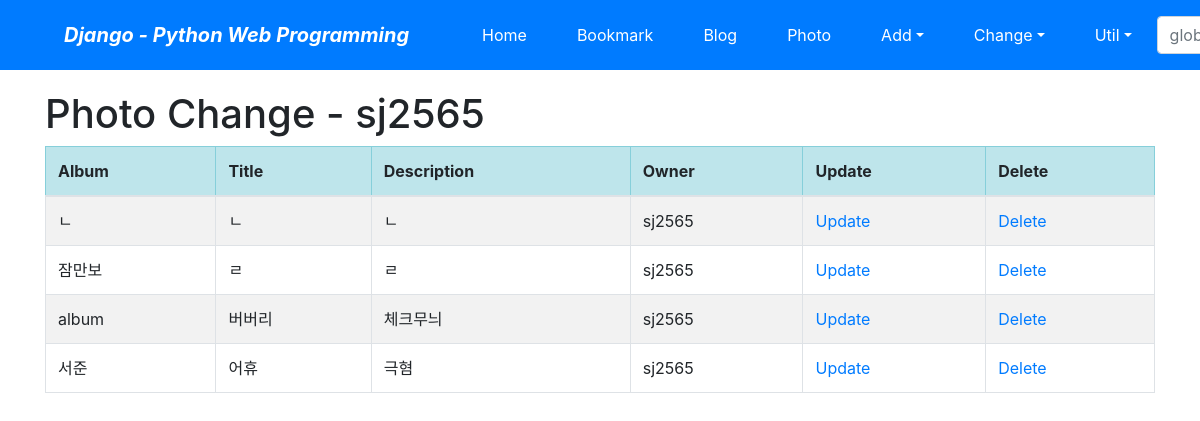
/photo/photo/change/ (signed in), run on the app's committed database.
### photo/models.py (models this page shows, shortened)
class Photo(models.Model):
    album = models.ForeignKey(Album, on_delete=models.CASCADE)
    title = models.CharField('TITLE', max_length=50)
    description = models.TextField('Photo Description', blank=True)
    image = ThumbnailImageField('IMAGE', upload_to='photo/%Y/%m')   # 사용자 정의 커스텀 필드
    upload_dt = models.DateTimeField('UPLOAD DATE', auto_now_add=True)
    owner = models.ForeignKey('auth.User', on_delete=models.CASCADE, verbose_name='OWNER', blank=True, null=True)
    class Meta:
        ordering = ('title', )

class Album(models.Model):
    name = models.CharField('NAME', max_length=30)
    description = models.CharField('One Line Description', max_length=100, blank=True)
    owner = models.ForeignKey('auth.User', on_delete=models.CASCADE, verbose_name='OWNER', blank=True, null=True)
    class Meta:
        ordering = ('name', )   # ('ex', ) 이렇게 적어야 튜플형식
    def __str__(self):  # java로 따지면 toString()과 유사
        return self.name

### photo/views.py (the view)
# urls.py: path('photo/change/', views.PhotoChangeLV.as_view(), name='photo_change'),
class PhotoChangeLV(LoginRequiredMixin, ListView):  # 내가 소유한 사진 목록 페이지
    model = Photo
    template_name = 'photo/photo_change_list.html'
    def get_queryset(self):     # 전체 목록에서 해당 소유권이 있는 목록만 필터링
        return Photo.objects.filter(owner=self.request.user)

### photo/templates/photo/photo_change_list.html (shortened to what this page needs)
{% extends "base.html" %}
{% block content %}
    <h1>Photo Change - {{user}}</h1>
    <table class="table table-striped table-bordered table-condensed">
        <thead>
            <tr class="table-info">
                <th>Album</th>
                <th>Title</th>
                <th>Description</th>
                <th>Owner</th>
                <th>Update</th>
                <th>Delete</th>
            </tr>
        </thead>
        <tbody>
            {% for item in object_list %}
            <tr>
                <td>{{ item.album }}</td>
                <td>{{ item.title }}</td>
                <td>{{ item.description }}</td>
                <td>{{ item.owner }}</td>
                <td><a href="{% url 'photo:photo_update' item.id %}">Update</a></td>
                <td><a href="{% url 'photo:photo_delete' item.id %}">Delete</a></td>
            </tr>
            {% endfor %}
        </tbody>
    </table>
{% endblock %}

### data on the page
Photo: album "ㄴ", title "ㄴ", description "ㄴ", owner "sj2565"
Photo: album "잠만보", title "ㄹ", description "ㄹ", owner "sj2565"
Photo: album "album", title "버버리", description "체크무늬", owner "sj2565"
Photo: album "서준", title "어휴", description "극혐", owner "sj2565"

### other printed values
{{ user }} "sj2565"
